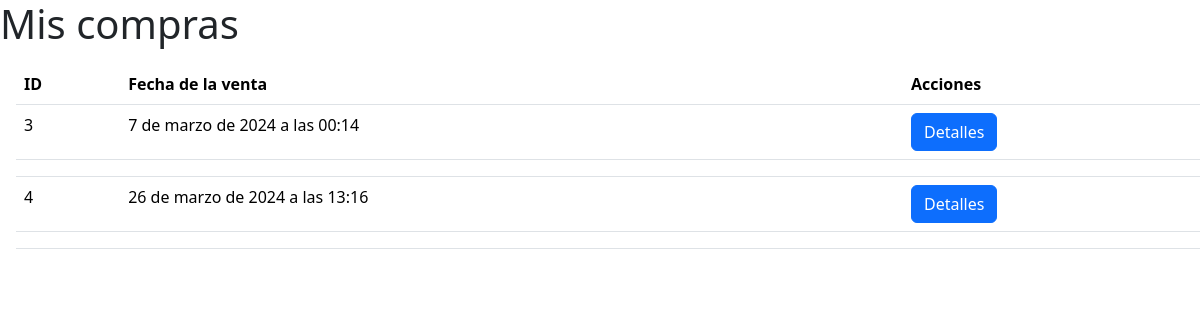
Before: /mis_compras/ with the older database file.
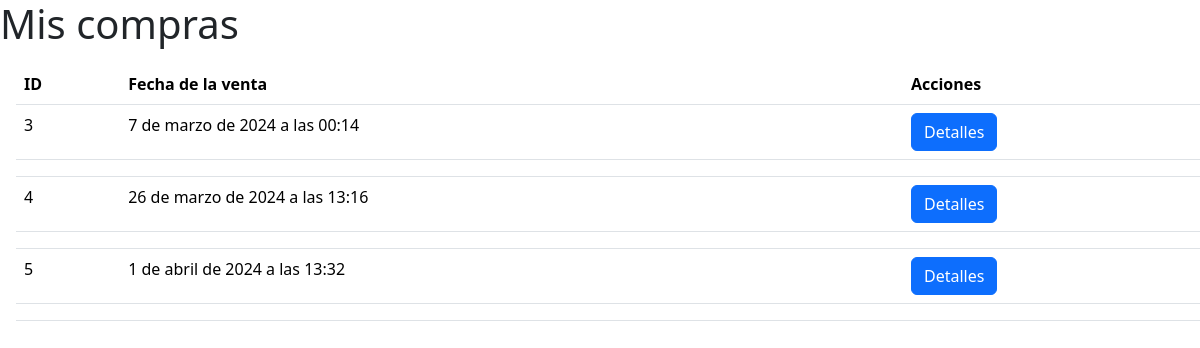
After: the same page with the newer database file.
### tienda/models.py (models this page shows, shortened)
class Venta(models.Model):
    fecha_venta = models.DateTimeField(auto_now=True)
    usuario = models.ForeignKey(Usuario, on_delete=models.DO_NOTHING)
    ESTADOS = (
        (1, 'Pendiente'),
        (2, 'Enviado'),
        (3, 'Rechazado'),
    )
    estado = models.IntegerField(choices=ESTADOS, default=1)

### tienda/views.py (the view)
# urls.py: path("mis_compras/", views.mis_compras, name="mis_compras"),
def mis_compras(request):
    ventas = Venta.objects.all()
    detalle_ventas = DetalleVenta.objects.all()
    subtotal_por_venta = []
    for venta in ventas:
        detalles = detalle_ventas.filter(venta=venta)
        subtotal = sum(detalle.cantidad * detalle.precio_historico for detalle in detalles)
        subtotal_por_venta.append(subtotal)
    contexto = {'data': zip(ventas, subtotal_por_venta)}
    return render(request, "tienda/usuarios/mis_compras.html", contexto)

### tienda/templates/tienda/usuarios/mis_compras.html (shortened to what this page needs)
{% extends 'tienda/base.html' %}
{% load static %}
{% block contenedor %}
<h1>Mis compras</h1>
{% if data %}
    <table class="table table-hover m-3">
        <tr>
            <th>ID</th>
            <th>Fecha de la venta</th>
            <th>Acciones</th>
        </tr>
        {% for venta in data %}
        <tr>
            <td>{{ venta.0.id }}</td>
            <td>{{ venta.0.fecha_venta }}</td>
            <td>
                <button role="button" aria-expanded="false" aria-controls="detalles_{{ venta.0.id }}" type="button" class="btn btn-primary" data-bs-toggle="collapse" data-bs-target="#detalles_{{ venta.0.id }}">Detalles</button>
            </td>
        </tr>
        <tr>
            <td colspan="3">
            </td>
        </tr>
    {% endfor %}
    </table>
    </body>
    </html>
{% endif %}
{% endblock %}

Changed rows visible on the page:
added Venta: id "5", fecha_venta "1 de abril de 2024 a las 13:32"
